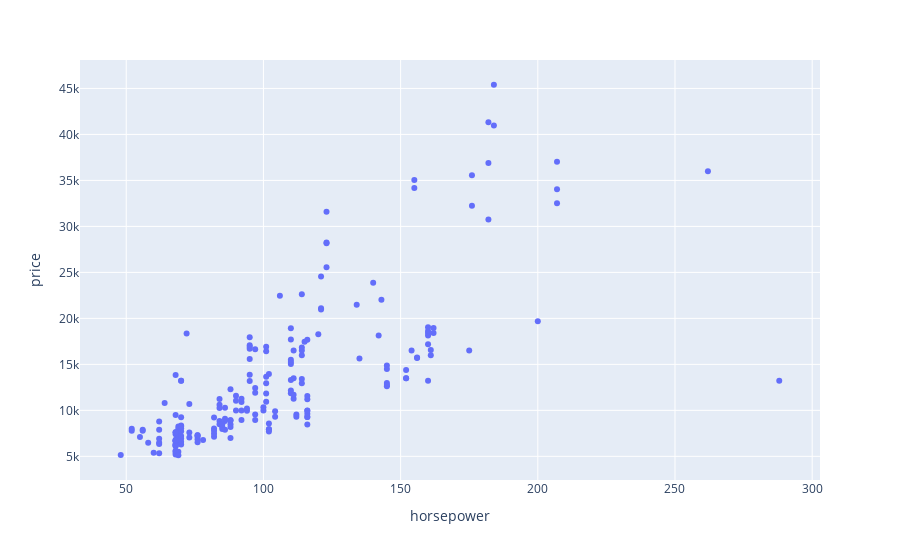

Notebook code for this chart:
### Code cell
px.scatter(dataset,x="horsepower",y="price")

### Figure 1 — Plotly figure (JSON) as saved in the notebook; plotly's stock layout.template omitted (floating-point values rounded to 4 significant figures; data arrays with more than 128 entries replaced by an {"elided": "..."} marker saying what was removed)
{"data": [{"hovertemplate": "horsepower=%{x}<br>price=%{y}<extra></extra>", "legendgroup": "", "marker": {"color": "#636efa", "symbol": "circle"}, "mode": "markers", "name": "", "orientation": "v", "showlegend": false, "type": "scatter", "x": {"elided": "205 float values"}, "xaxis": "x", "y": {"elided": "205 float values"}, "yaxis": "y"}], "layout": {"legend": {"tracegroupgap": 0}, "margin": {"t": 60}, "xaxis": {"anchor": "y", "domain": [0, 1], "title": {"text": "horsepower"}}, "yaxis": {"anchor": "x", "domain": [0, 1], "title": {"text": "price"}}}}
